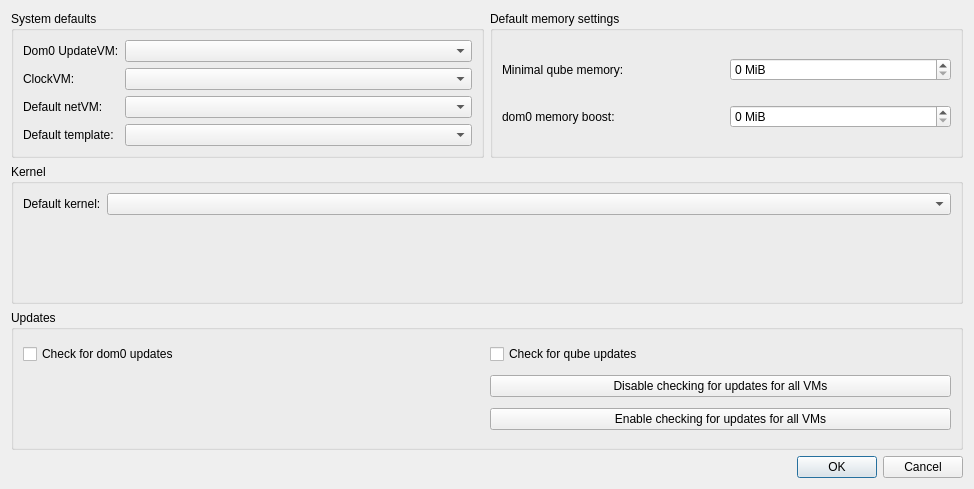
<?xml version="1.0" encoding="UTF-8"?>
<ui version="4.0">
 <class>GlobalSettings</class>
 <widget class="QDialog" name="GlobalSettings">
  <property name="geometry">
   <rect>
    <x>0</x>
    <y>0</y>
    <width>974</width>
    <height>489</height>
   </rect>
  </property>
  <property name="windowTitle">
   <string>Qubes Global Settings</string>
  </property>
  <layout class="QGridLayout" name="gridLayout">
   <item row="0" column="0">
    <widget class="QGroupBox" name="groupBox">
     <property name="enabled">
      <bool>true</bool>
     </property>
     <property name="minimumSize">
      <size>
       <width>0</width>
       <height>140</height>
      </size>
     </property>
     <property name="title">
      <string>System defaults</string>
     </property>
     <layout class="QFormLayout" name="formLayout">
      <item row="0" column="0">
       <widget class="QLabel" name="label">
        <property name="sizePolicy">
         <sizepolicy hsizetype="Preferred" vsizetype="Preferred">
          <horstretch>0</horstretch>
          <verstretch>0</verstretch>
         </sizepolicy>
        </property>
        <property name="text">
         <string>Dom0 UpdateVM:</string>
        </property>
       </widget>
      </item>
      <item row="0" column="1">
       <widget class="QComboBox" name="update_vm_combo">
        <property name="toolTip">
         <string>This is updateVM ONLY for dom0; if you want to change updateVMs for other VMs, use /etc/qubes-rpc/policy/qubes.UpdatesProxy</string>
        </property>
       </widget>
      </item>
      <item row="1" column="0">
       <widget class="QLabel" name="label_2">
        <property name="text">
         <string>ClockVM:</string>
        </property>
       </widget>
      </item>
      <item row="1" column="1">
       <widget class="QComboBox" name="clock_vm_combo"/>
      </item>
      <item row="2" column="0">
       <widget class="QLabel" name="label_3">
        <property name="text">
         <string>Default netVM:</string>
        </property>
       </widget>
      </item>
      <item row="2" column="1">
       <widget class="QComboBox" name="default_netvm_combo"/>
      </item>
      <item row="3" column="0">
       <widget class="QLabel" name="label_4">
        <property name="sizePolicy">
         <sizepolicy hsizetype="Maximum" vsizetype="Preferred">
          <horstretch>0</horstretch>
          <verstretch>0</verstretch>
         </sizepolicy>
        </property>
        <property name="text">
         <string>Default template:</string>
        </property>
       </widget>
      </item>
      <item row="3" column="1">
       <widget class="QComboBox" name="default_template_combo"/>
      </item>
     </layout>
    </widget>
   </item>
   <item row="3" column="0" colspan="2">
    <widget class="QDialogButtonBox" name="buttonBox">
     <property name="orientation">
      <enum>Qt::Horizontal</enum>
     </property>
     <property name="standardButtons">
      <set>QDialogButtonBox::Cancel|QDialogButtonBox::Ok</set>
     </property>
    </widget>
   </item>
   <item row="0" column="1">
    <widget class="QGroupBox" name="groupBox_3">
     <property name="enabled">
      <bool>true</bool>
     </property>
     <property name="minimumSize">
      <size>
       <width>0</width>
       <height>140</height>
      </size>
     </property>
     <property name="title">
      <string>Default memory settings</string>
     </property>
     <layout class="QGridLayout" name="gridLayout_2">
      <item row="0" column="0">
       <widget class="QLabel" name="label_6">
        <property name="enabled">
         <bool>true</bool>
        </property>
        <property name="text">
         <string>Minimal qube memory:</string>
        </property>
       </widget>
      </item>
      <item row="0" column="1">
       <widget class="QSpinBox" name="min_vm_mem">
        <property name="enabled">
         <bool>true</bool>
        </property>
        <property name="suffix">
         <string> MiB</string>
        </property>
        <property name="maximum">
         <number>999999999</number>
        </property>
        <property name="singleStep">
         <number>50</number>
        </property>
       </widget>
      </item>
      <item row="1" column="0">
       <widget class="QLabel" name="label_7">
        <property name="enabled">
         <bool>true</bool>
        </property>
        <property name="text">
         <string>dom0 memory boost:</string>
        </property>
       </widget>
      </item>
      <item row="1" column="1">
       <widget class="QSpinBox" name="dom0_mem_boost">
        <property name="enabled">
         <bool>true</bool>
        </property>
        <property name="suffix">
         <string> MiB</string>
        </property>
        <property name="maximum">
         <number>999999999</number>
        </property>
        <property name="singleStep">
         <number>50</number>
        </property>
       </widget>
      </item>
     </layout>
    </widget>
   </item>
   <item row="1" column="0" colspan="2">
    <widget class="QGroupBox" name="groupBox_2">
     <property name="enabled">
      <bool>true</bool>
     </property>
     <property name="title">
      <string>Kernel</string>
     </property>
     <layout class="QFormLayout" name="formLayout_2">
      <property name="fieldGrowthPolicy">
       <enum>QFormLayout::AllNonFixedFieldsGrow</enum>
      </property>
      <item row="0" column="0">
       <widget class="QLabel" name="label_5">
        <property name="text">
         <string>Default kernel:</string>
        </property>
       </widget>
      </item>
      <item row="0" column="1">
       <widget class="QComboBox" name="default_kernel_combo"/>
      </item>
     </layout>
    </widget>
   </item>
   <item row="2" column="0" colspan="2">
    <widget class="QGroupBox" name="groupBox_4">
     <property name="title">
      <string>Updates</string>
     </property>
     <layout class="QGridLayout" name="gridLayout_3">
      <item row="1" column="1">
       <widget class="QPushButton" name="disable_updates_all">
        <property name="text">
         <string>Disable checking for updates for all VMs</string>
        </property>
       </widget>
      </item>
      <item row="0" column="0">
       <widget class="QCheckBox" name="updates_dom0">
        <property name="text">
         <string>Check for dom0 updates</string>
        </property>
        <property name="tristate">
         <bool>false</bool>
        </property>
       </widget>
      </item>
      <item row="0" column="1">
       <widget class="QCheckBox" name="updates_vm">
        <property name="toolTip">
         <string>Unknown current state</string>
        </property>
        <property name="text">
         <string>Check for qube updates</string>
        </property>
       </widget>
      </item>
      <item row="2" column="1">
       <widget class="QPushButton" name="enable_updates_all">
        <property name="text">
         <string>Enable checking for updates for all VMs</string>
        </property>
       </widget>
      </item>
     </layout>
    </widget>
   </item>
  </layout>
 </widget>
 <resources/>
 <connections>
  <connection>
   <sender>buttonBox</sender>
   <signal>accepted()</signal>
   <receiver>GlobalSettings</receiver>
   <slot>accept()</slot>
   <hints>
    <hint type="sourcelabel">
     <x>248</x>
     <y>254</y>
    </hint>
    <hint type="destinationlabel">
     <x>157</x>
     <y>274</y>
    </hint>
   </hints>
  </connection>
  <connection>
   <sender>buttonBox</sender>
   <signal>rejected()</signal>
   <receiver>GlobalSettings</receiver>
   <slot>reject()</slot>
   <hints>
    <hint type="sourcelabel">
     <x>316</x>
     <y>260</y>
    </hint>
    <hint type="destinationlabel">
     <x>286</x>
     <y>274</y>
    </hint>
   </hints>
  </connection>
 </connections>
</ui>
